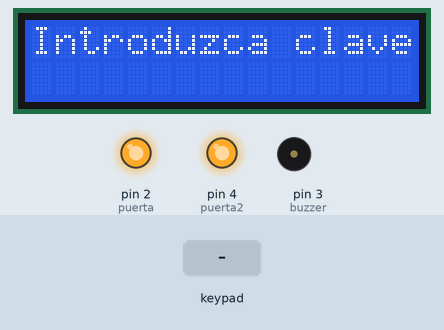
Recording of a sketch running on a simulated Arduino Uno, built with avr-gcc and run on an emulated ATmega328P. Shown: 16×2 character LCD, output pins drawn as LEDs (lit = HIGH), buzzer (waves = sounding). The inputs (shaded band) are chosen by the test bench.

Above: at 1.2 s.
1.3 s: keypad keys 2 4 0 8 1 9 9 0 pressed 0.4 s apart
At 5.1 s:
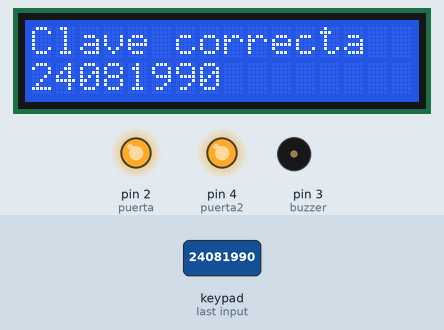
6.0 s: key '1' pressed
9.0 s: keypad keys 2 4 0 8 1 9 9 0 # pressed 0.4 s apart
At 14.0 s:
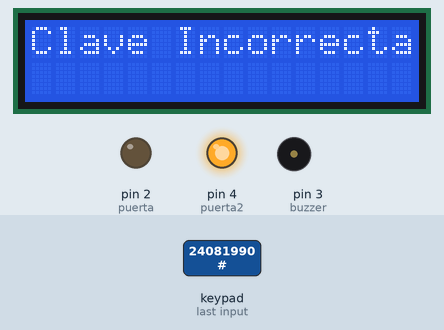
14.1 s: key '2' pressed
At 17.9 s:
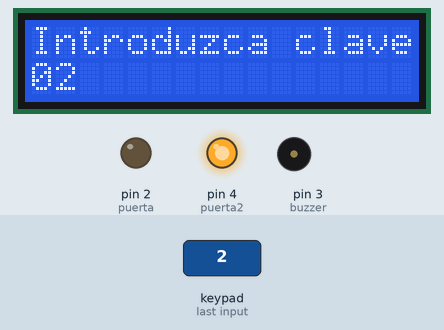
Timing chart, 0 to 18.1 s (numbered marks = the images above; inputs shaded):
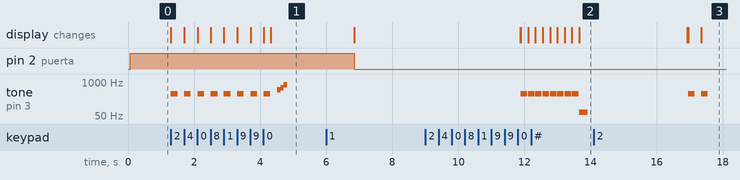

Measured:
- after the input at 1.3 s, tone on pin 3 (buzzer): plays 350 Hz for 0.20 s, 350 Hz for 0.20 s, 350 Hz for 0.20 s, 350 Hz for 0.20 s, 350 Hz for 0.20 s, 350 Hz for 0.20 s … (11 notes in this stretch), starting at once; the display: first changes at once (image 1 shows a later state)

The sketch:

IT_doblePad.ino
```cpp
//INCLUDES

#include <Wire.h>

#include <LiquidCrystal_I2C.h>

#include <Keypad.h>

//GLOBALES

 /* Funcion de configuracion de pines del modulo LCD/I2C
    (Direccion,en,rw,rs,d4,d5,d6,d7,backlight,polaridad)*/
 LiquidCrystal_I2C lcd(0x27, 16,2);

const byte Filas = 4;  //Cuatro filas
const byte Cols = 3;   //Cuatro columnas
byte Pins_Filas[] = {10,5,6,8};//Pines Arduino a las filasbyte
byte Pins_Cols[] = {9,11,7}; // Pines Arduino a las columnas.
//no utilizar los pines 1 y 0 para no interferir en Rx y Tx

char Teclas [ Filas ][ Cols ] =
 {
    {'1','2','3'},
    {'4','5','6'},
    {'7','8','9'},
    {'*','0','#'}
 };

char codigoSecreto[8] = {'2','4','0','8','1','9','9','0'}; // Aqui va el codigo secreto
char codigoSecreto2[8] = {'2','0','3','1','1','9','2','6'}; // Aqui va el codigo secreto
// Para cambiar el tamaño de la clave, solo hay que cambiar el tamaño del array

int posicion=0;    // necesaria para la clave
int posicion2=0;    // necesaria para la clave
int cursor=0;      // posicion inicial de la clave en el LCD
int clave=0;       // para el LCD
int luz=0;         // para el LCD
int tiempo=0;      // para el LCD
int buzzer= 3;     // pin altavoz
int puerta= 2;     // pin para la puerta
boolean clave2 = 0;
int puerta2 = 4;


Keypad Teclado1 = Keypad(makeKeymap(Teclas), Pins_Filas, Pins_Cols, Filas, Cols);

//SETUP

void setup()
   {
      Serial.begin(9600) ;
      lcd.begin();       // inicializamos el LCD.
    //  lcd.noBacklight();     // apagamos LCD

      pinMode (buzzer, OUTPUT);
      pinMode (puerta, OUTPUT);
      pinMode (puerta2, OUTPUT);
      digitalWrite(puerta, HIGH); // cerramos puerta
      digitalWrite(puerta2,HIGH); // cerramos puerta

      lcd.setCursor(0,0);     // situamos el cursor el la posición 2 de la linea 0.
      lcd.print("Introduzca clave"); // escribimos en LCD
      lcd.setCursor(cursor,1); // cursor en la posicion de la variable, linea 1

    }

//LOOP

void loop()
   {
      char pulsacion = Teclado1.getKey() ; // leemos pulsacion
      if (pulsacion != 0) //Si el valor es 0 es que no se ha pulsado ninguna tecla
        { // descartamos almohadilla y asterisco
          if (pulsacion != '#' && pulsacion != '*' && clave==0)
           { lcd.print(pulsacion); // imprimimos pulsacion
             cursor++;             // incrementamos el cursor
             tone(buzzer,350);     // tono de pulsacion
             delay(200);
             noTone(buzzer);

      //--- Condicionales para comprobar la clave introducida -----------
      // comparamos entrada con cada uno de los digitos, uno a uno
      if (pulsacion == codigoSecreto[posicion]){
          posicion ++; // aumentamos posicion si es correcto el digito
      }

      if (pulsacion == codigoSecreto2[posicion2]){
          posicion2 ++; // aumentamos posicion si es correcto el digito
      }

      if (posicion == 8)
       {


           lcd.setCursor(0,0);      // situamos el cursor el la pos 0 de la linea 0.
           lcd.print("Clave correcta   ");         // escribimos en LCD
           delay(200);                           // tono de clave correcta
           tone(buzzer,500);
           delay(100);
           noTone(buzzer);
           tone(buzzer,600);
           delay(100);
           noTone(buzzer);
           tone(buzzer,800);
           delay(100);
           noTone(buzzer);

           lcd.setCursor(0,1); // cursor en la posicion 5, linea 1
           clave=0; // indicamos que se ha introducido la clave

           cursor = 0;

           delay(2000);

           lcd.setCursor(0,0);      // situamos el cursor el la pos 0 de la linea 0.
           lcd.print("Acceso permitido   ");         // escribimos en LCD
           lcd.setCursor(0,1);
           lcd.print("         ");       // borramos la clave de la pantalla
           lcd.setCursor(0,1);
           digitalWrite(puerta, LOW); // abrimos puerta


           delay(5000);
           lcd.setCursor(0,0);      // situamos el cursor el la pos 0 de la linea 0.
           lcd.print("Introduzca clave");         // escribimos en LCD
           lcd.setCursor(0,1);

           posicion=0;
           posicion2=0;


       }

        if(posicion2 == 8) {
           lcd.setCursor(0,0);      // situamos el cursor el la pos 0 de la linea 0.
           lcd.print("Clave correcta   ");         // escribimos en LCD
           delay(200);                           // tono de clave correcta
           tone(buzzer,500);
           delay(100);
           noTone(buzzer);
           tone(buzzer,600);
           delay(100);
           noTone(buzzer);
           tone(buzzer,800);
           delay(100);
           noTone(buzzer);

           lcd.setCursor(0,1); // cursor en la posicion 5, linea 1
           clave=0; // indicamos que se ha introducido la clave

           cursor = 0;

           delay(2000);

           lcd.setCursor(0,0);      // situamos el cursor el la pos 0 de la linea 0.
           lcd.print("Acceso permitido   ");         // escribimos en LCD
           lcd.setCursor(0,1);
           lcd.print("         ");       // borramos la clave de la pantalla
           lcd.setCursor(0,1);
           digitalWrite(puerta2, LOW); // abrimos puerta
           delay(5000);
           lcd.setCursor(0,0);      // situamos el cursor el la pos 0 de la linea 0.
           lcd.print("Introduzca clave");         // escribimos en LCD
           lcd.setCursor(0,1);

           posicion=0;
           posicion2=0;

        }

     }
     //--- En el caso de que este incompleta o no hayamos acertado ----------
     if(cursor>7)        // comprobamos que no pase de la cuarta posicion
       {   cursor=0;     // lo volvemos a colocar al inicio
           posicion=0;           // borramos clave introducida
           posicion2=0;
           lcd.setCursor(0,1);
           lcd.print(" ");       // borramos la clave de la pantalla
           lcd.print(" ");       // borramos la clave de la pantalla
           lcd.print(" ");       // borramos la clave de la pantalla
           lcd.print(" ");       // borramos la clave de la pantalla
           lcd.print(" ");       // borramos la clave de la pantalla
           lcd.print(" ");       // borramos la clave de la pantalla
           lcd.print(" ");       // borramos la clave de la pantalla
           lcd.print(" ");       // borramos la clave de la pantalla
           lcd.print(" ");       // borramos la clave de la pantalla

           if(clave2==0){
             lcd.setCursor(0,0);
            lcd.print("Clave Incorrecta");
           }

           if(clave==0 && clave2==0)         // comprobamos que no hemos acertado
              { tone(buzzer,70,500); // para generar
                delay(250); // tono de error
                noTone(buzzer);
              }

          delay(3000);
          lcd.setCursor(0,0);     // situamos el cursor el la posición 2 de la linea 0.
          lcd.print("Introduzca clave"); // escribimos en LCD
          lcd.setCursor(0,1);


        }


 //--- Condicionales para encender o apagar el LCD --------------
 if (pulsacion == '#' && luz==0)
     { // comprobamos tecla y encendemos si esta apagado
       lcd.backlight(); // encendemos
       luz=1; // indicamos que esta encendida
       pulsacion =0; // borramos el valor para poder leer el siguiente condicional
     }

 if (pulsacion == '#' && luz==1)
     { // comprobamos tecla y estado
  /*     lcd.noBacklight(); // apagamos
       luz=0; // indicamos que esta apagada*/
     }

 //--- Condicionales para resetear clave introducida -------------
 /*if (pulsacion == '*')
     { // asterisco para resetear el contador
       posicion = 0;
       cursor = 0;
       clave=0;
       posicion=0;
       lcd.setCursor(0,0); // situamos el cursor el la posición 2 de la linea 0.
       lcd.print("Introduzca clave"); // escribimos en LCD
       lcd.setCursor(0,1);
       lcd.print(" "); // borramos de la pantalla los numeros
       lcd.setCursor(0,1);

       digitalWrite(ledRojo,HIGH); // encendemos el LED rojo
       digitalWrite(ledVerde, LOW); // apagamos el verde
    }*/
 }
 }
```
